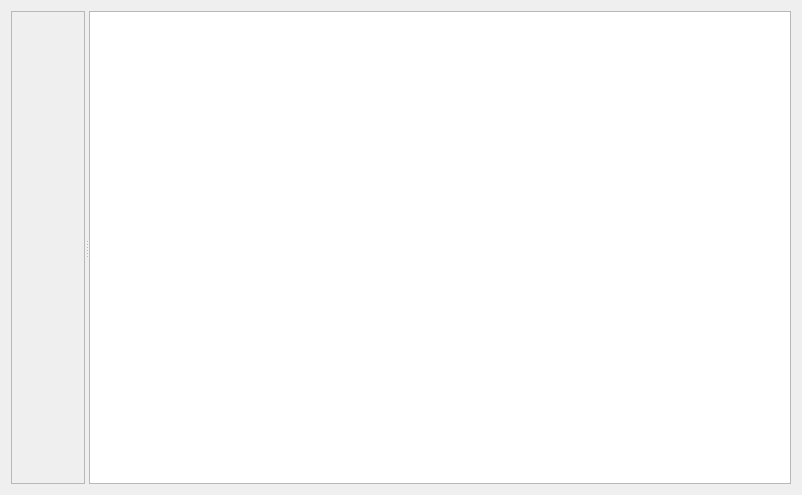
<?xml version="1.0" encoding="UTF-8"?>
<ui version="4.0">
 <class>XOcrDlg</class>
 <widget class="QWidget" name="XOcrDlg">
  <property name="geometry">
   <rect>
    <x>0</x>
    <y>0</y>
    <width>802</width>
    <height>495</height>
   </rect>
  </property>
  <property name="windowTitle">
   <string>OCR</string>
  </property>
  <layout class="QHBoxLayout" name="mainLayout">
   <item>
    <widget class="QSplitter" name="splitter">
     <property name="orientation">
      <enum>Qt::Horizontal</enum>
     </property>
     <widget class="QScrollArea" name="scrollArea">
      <property name="widgetResizable">
       <bool>true</bool>
      </property>
      <widget class="QWidget" name="scrollAreaWidgetContents">
       <property name="geometry">
        <rect>
         <x>0</x>
         <y>0</y>
         <width>70</width>
         <height>475</height>
        </rect>
       </property>
       <layout class="QHBoxLayout" name="horizontalLayout">
        <item>
         <widget class="QLabel" name="label">
          <property name="text">
           <string/>
          </property>
         </widget>
        </item>
       </layout>
      </widget>
     </widget>
     <widget class="QTextEdit" name="textEdit"/>
    </widget>
   </item>
  </layout>
 </widget>
 <resources/>
 <connections/>
</ui>
